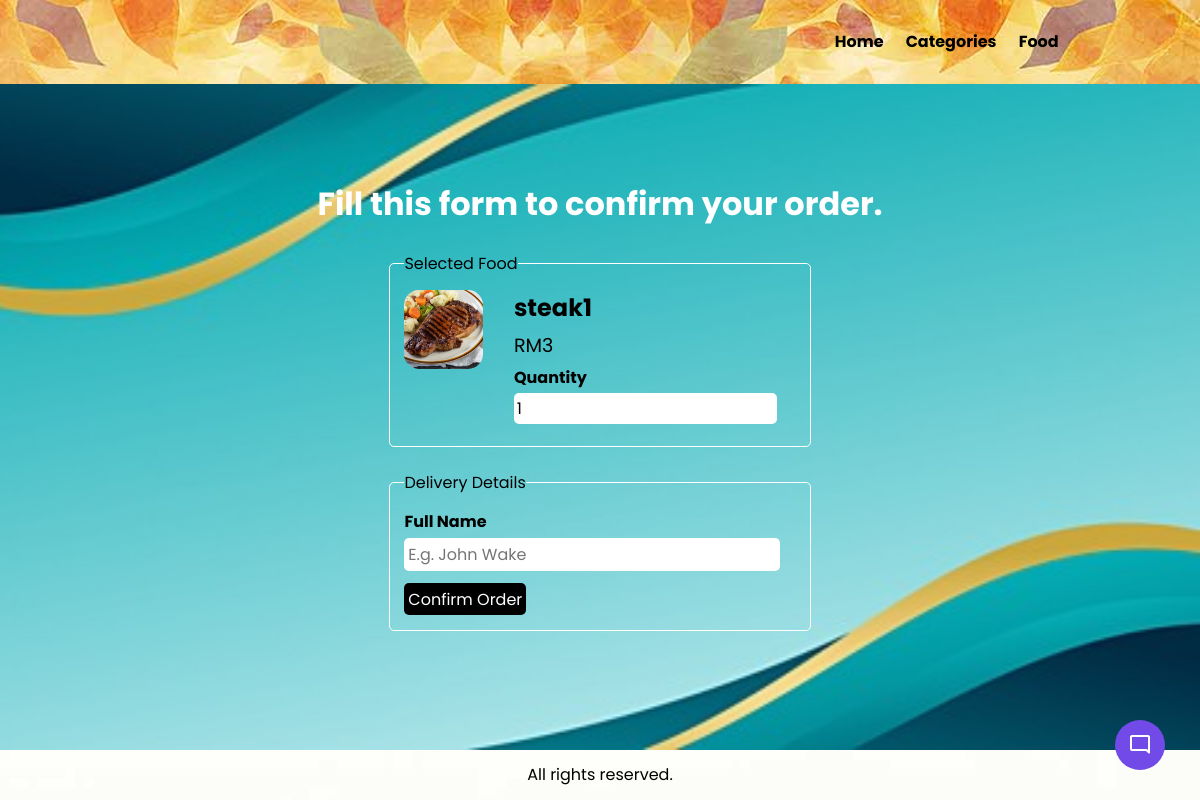
/food-menu-2/order.php?food_id=2, run on the app's committed database.
### tables this page shows
CREATE TABLE `table_food` (
  `id` int(10) UNSIGNED NOT NULL,
  `title` varchar(100) NOT NULL,
  `description` text NOT NULL,
  `price` decimal(10,0) NOT NULL,
  `image_name` varchar(255) NOT NULL,
  `category_id` int(10) UNSIGNED NOT NULL,
  `featured` varchar(10) NOT NULL,
  `active` varchar(10) NOT NULL
);

### food-menu-2/order.php (the view, shortened to what this page needs)
<?php include('partials-front/menu.php') ?>
<?php
    if(isset($_GET['food_id']))
    {
        $food_id = $_GET['food_id'];
        $sql = "SELECT * FROM table_food WHERE id=$food_id";
        $res = mysqli_query($conn, $sql);
        $count = mysqli_num_rows($res);
        if($count==1)
        {
            $row = mysqli_fetch_assoc($res);
            $title = $row['title'];
            $price = $row['price'];
            $image_name = $row['image_name'];
        }
        else
        {
            header('location:'.HOMEURL);
        }
    }
    else
    {
        header('location:'.HOMEURL);
    }
?>
    <section class="food-search">
        <div class="container">
            <h2 class="text-center text-white">Fill this form to confirm your order.</h2>
            <form action="" method="POST" class="order">
                <fieldset>
                    <legend>Selected Food</legend>
                    <div class="food-menu-img">
                        <?php
                            if($image_name=="")
                            {
                                echo "<div class='error'>Image not available.</div>";
                            }
                            else
                            {
                                ?>
                                <img src="<?php echo HOMEURL; ?>images/food/<?php echo $image_name; ?>" alt="Chicke Hawain Pizza" class="img-responsive img-curve">
                                <?php
                            }
                        ?>
                    </div>
                    <div class="food-menu-desc">
                        <h3><?php echo $title; ?></h3>
                        <p class="food-price">RM<?php echo $price; ?></p>
                        <div class="order-label">Quantity</div>
                        <input type="number" name="qty" class="input-responsive" value="1" required>
                    </div>
                </fieldset>
                <fieldset>
                    <legend>Delivery Details</legend>
                    <div class="order-label">Full Name</div>
                    <input type="text" name="full-name" placeholder="E.g. John Wake" class="input-responsive" required>
                    <input type="submit" name="submit" value="Confirm Order" class="btn btn-primary">
                </fieldset>
            </form>
        </div>
    </section>
    <?php include('partials-front/footer.php') ?>

### food-menu-2/css/style.css (style rules this page uses)
* { margin: 0 0; padding: 0 0; font-family: Arial, Helvetica, sans-serif; }
.container { width: 80%; margin: 0 auto; padding: 1%; }
.img-responsive { width: 100%; }
.img-curve { border-radius: 15px; }
.text-center { text-align: center; }
.text-white { color: white; }
.btn { padding: 1%; border: none; font-size: 1rem; border-radius: 5px; }
.btn-primary { background-color: black; color: white; cursor: pointer; }
h2 { color: #2f3542; font-size: 2rem; margin-bottom: 2%; }
h3 { font-size: 1.5rem; }
body { background-image: url(../images/body.jpg); }
fieldset { border: 1px solid white; margin: 5%; padding: 3%; border-radius: 5px; }
.food-search { background-image: url(../images/bg.jpg); background-size: cover; background-repeat: no-repeat; background-position: center; padding: 7% 0; }
.food-menu-img { width: 20%; float: left; }
.food-menu-desc { width: 70%; float: left; margin-left: 8%; }
.food-price { font-size: 1.2rem; margin: 2% 0; }
.order { width: 50%; margin: 0 auto; }
.input-responsive { width: 96%; padding: 1%; margin-bottom: 3%; border: none; border-radius: 5px; font-size: 1rem; }
.order-label { margin-bottom: 1%; font-weight: bold; }

### food-menu-2/css/chatbot.css (style rules this page uses)
* { margin: 0; padding: 0; box-sizing: border-box; font-family: "Poppins", sans-serif; }

### data on the page
table_food: image_name (picture), title "steak1", price "3"
